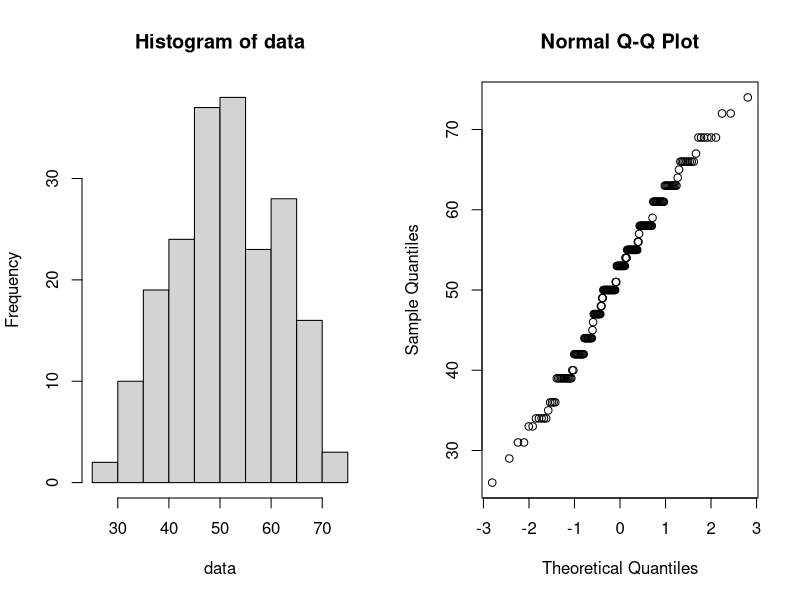
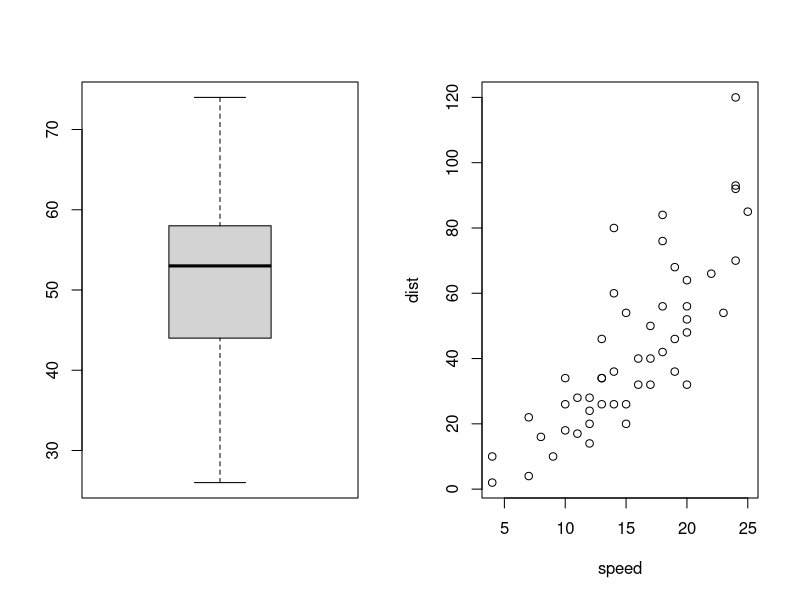
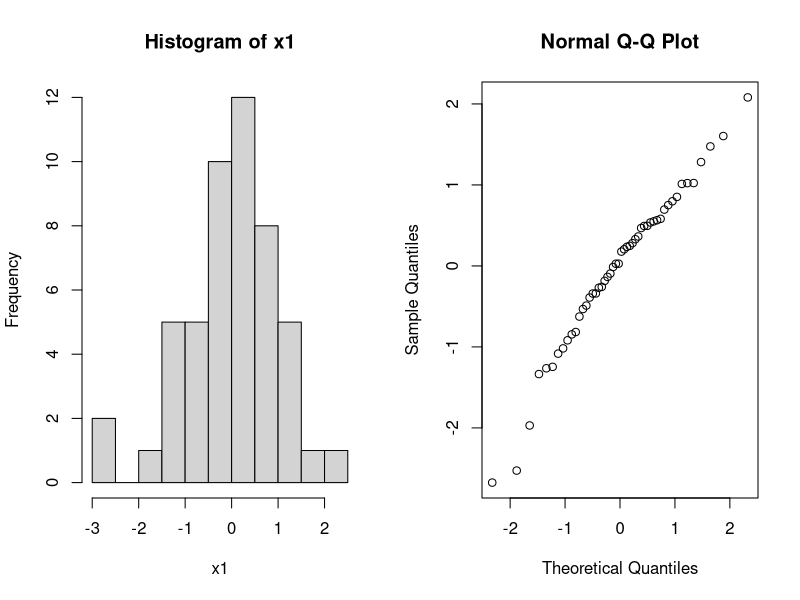
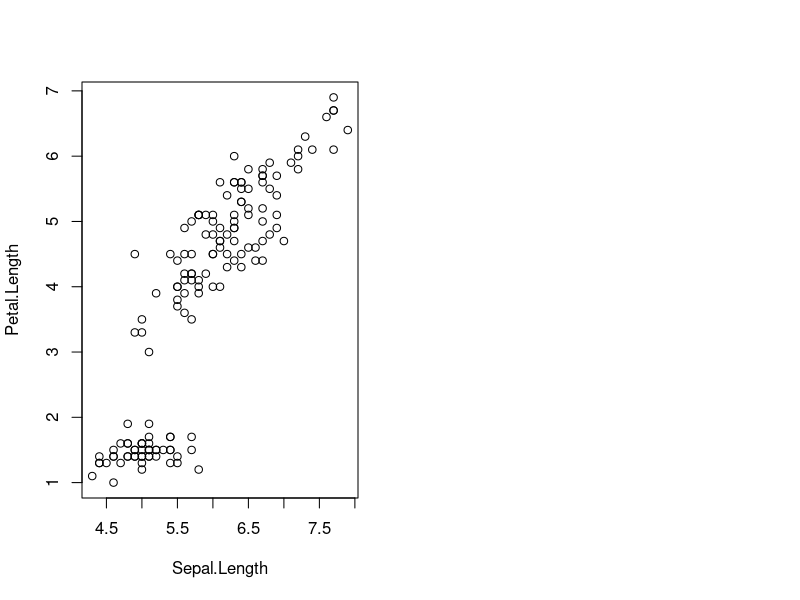

Write R code to recreate these figures, in order.
## ---- chunk 1
# Load the dataset
ice_cream_dataset <- read.csv("Ice_cream.csv")
data = ice_cream_dataset$video
## ---- chunk 2
# Do basic plots
par(mfrow=c(1,2)); hist(data); qqnorm(data); boxplot(data)
## ---- chunk 3
n <- length(data)
margin <- qt(0.97, df=n-1)*sd(data)/sqrt(n)
min_mean = mean(data) - margin
max_mean = mean(data) + margin
length = max_mean - min_mean
## ---- chunk 4
plot(cars)
## ---- chunk 5
par(mfrow=c(1,2)); x1=rnorm(50); hist(x1); qqnorm(x1)
## ---- chunk 6
plot(iris$Sepal.Length,iris$Petal.Length,xlab="Sepal.Length",ylab="Petal.Length")
## ---- chunk 7
library(knitr)
kable(mtcars[1:5,],caption="A knit kable.")
